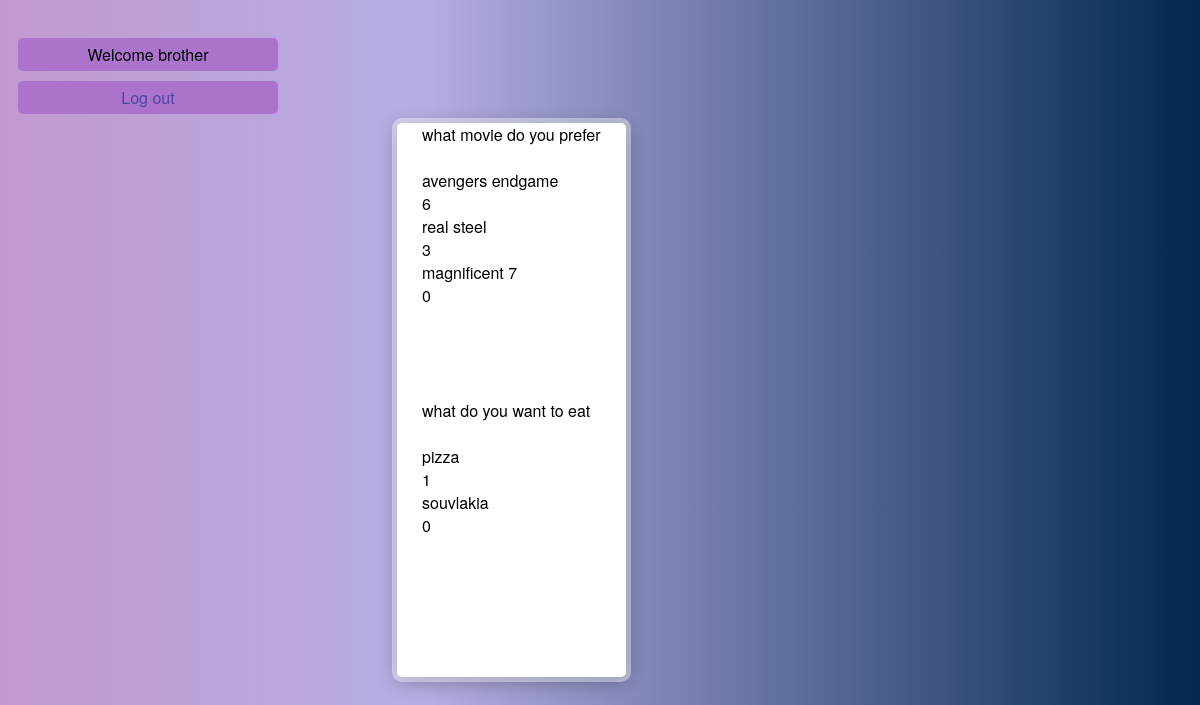
/results.php (signed in), run on the app's committed database.
### tables this page shows
CREATE TABLE `ballot` (
  `idballot` int(11) NOT NULL,
  `name` varchar(30) NOT NULL,
  `description` varchar(30) NOT NULL,
  `canditate1` varchar(30) DEFAULT NULL,
  `count1` int(11) DEFAULT NULL,
  `canditate2` varchar(30) DEFAULT NULL,
  `count2` int(11) DEFAULT NULL,
  `canditate3` varchar(30) DEFAULT NULL,
  `count3` int(11) DEFAULT NULL,
  `canditate4` varchar(30) DEFAULT NULL,
  `count4` int(11) DEFAULT NULL,
  `canditate5` varchar(30) DEFAULT NULL,
  `count5` int(11) DEFAULT NULL,
  `canditate6` varchar(30) DEFAULT NULL,
  `count6` int(11) DEFAULT NULL,
  `canditate7` varchar(30) DEFAULT NULL,
  `count7` int(11) DEFAULT NULL,
  `canditate8` varchar(30) DEFAULT NULL,
  `count8` int(11) DEFAULT NULL,
  `canditate9` varchar(30) DEFAULT NULL,
  `count9` int(11) DEFAULT NULL,
  `canditate10` varchar(30) DEFAULT NULL,
  `count10` int(11) DEFAULT NULL,
  `canditate11` varchar(30) DEFAULT NULL,
  `count11` int(11) DEFAULT NULL,
  `canditate12` varchar(30) DEFAULT NULL,
  `count12` int(11) DEFAULT NULL,
  `canditate13` varchar(30) DEFAULT NULL,
  `count13` int(11) DEFAULT NULL,
  `canditate14` varchar(30) DEFAULT NULL,
  `count14` int(11) DEFAULT NULL,
  `canditate15` varchar(30) DEFAULT NULL,
  `count15` int(11) DEFAULT NULL,
  `canditate16` varchar(30) DEFAULT NULL,
  `count16` int(11) DEFAULT NULL,
  `canditate17` varchar(30) DEFAULT NULL,
  `count17` int(11) DEFAULT NULL,
  `canditate18` varchar(30) DEFAULT NULL,
  `count18` int(11) DEFAULT NULL,
  `canditate19` varchar(30) DEFAULT NULL,
  `count19` int(11) DEFAULT NULL,
  `canditate20` varchar(30) DEFAULT NULL,
  `count20` int(11) DEFAULT NULL
);

### results.php (the view, shortened to what this page needs)
<?php
include_once 'connection.php';
?>
<div class="menu">
<?php
if(isset($_COOKIE['surname'])){
	echo "Welcome " . $_COOKIE['surname'];
	echo "<br>";
}
?>
</div>
<!DOCTYPE html>
<html>
    <head>
	   <link rel="stylesheet" type="text/css" href="stylesheet-ballot.css"></link>
    </head>
    <body>
	<div class="menu">
	<a href='/logout.php'>Log out</a>
	</div>
	<br>
	<br>
	<div class="container">
	<div id="pshfos">
<?php
$array=mysqli_query($connection,"SELECT name FROM ballot");
	$i=0;
	while ($row=mysqli_fetch_array($array)){
		$name1[$i]=$row['name'];
		$i++;
	}
	$result=mysqli_query($connection,"SELECT * FROM ballot ");
	$count=mysqli_num_rows($result);
	if ($count>=1){
	$array=mysqli_query($connection,"SELECT description, canditate1, count1, canditate2, count2, canditate3, count3, canditate4, count4, canditate5, count5, canditate6, count6, canditate7, count7, canditate8, count8, canditate9, count9, canditate10, count10, canditate11, count11, canditate12, count12, canditate13, count13, canditate14, count14, canditate15, count15, canditate16, count16, canditate17, count17, canditate18, count18, canditate19, count19, canditate20, count20  FROM ballot WHERE name='$name1[0]' ");
	while ($row=mysqli_fetch_array($array)){
		$disc=$row['description'];
		$canditate1=$row['canditate1'];
		$count1=$row['count1'];
		$canditate2=$row['canditate2'];
		$count2=$row['count2'];
		$canditate3=$row['canditate3'];
		$count3=$row['count3'];
	}
	echo $disc;
	echo "<br>";
	echo "<br>";
	if(is_null($canditate1)) {
	}else{
	echo $canditate1;
	echo "<br>";
	echo $count1;
	}
	echo "<br>";
	if(is_null($canditate2)) {
	}else{
	echo $canditate2;
	echo "<br>";
	echo $count2;
	}
	echo "<br>";
	if(is_null($canditate3)) {
	}else{
	echo $canditate3;
	echo "<br>";
	echo $count3;
	}
	echo "<br>";
	echo "<br>";
	echo "<br>";
	echo "<br>";
	echo "<br>";
	}
	if ($count>=2){
	$array=mysqli_query($connection,"SELECT description, canditate1, count1, canditate2, count2, canditate3, count3, canditate4, count4, canditate5, count5, canditate6, count6, canditate7, count7, canditate8, count8, canditate9, count9, canditate10, count10, canditate11, count11, canditate12, count12, canditate13, count13, canditate14, count14, canditate15, count15, canditate16, count16, canditate17, count17, canditate18, count18, canditate19, count19, canditate20, count20  FROM ballot WHERE name='$name1[1]' ");
	while ($row=mysqli_fetch_array($array)){
		$disc=$row['description'];
		$canditate1=$row['canditate1'];
		$count1=$row['count1'];
		$canditate2=$row['canditate2'];
		$count2=$row['count2'];
	}
	echo $disc;
	echo "<br>";
	echo "<br>";
	if(is_null($canditate1)) {
	}else{
	echo $canditate1;
	echo "<br>";
	echo $count1;
	}
	echo "<br>";
	if(is_null($canditate2)) {
	}else{
	echo $canditate2;
	echo "<br>";
	echo $count2;
	}
	echo "<br>";
	echo "<br>";
	echo "<br>";
	echo "<br>";
	echo "<br>";
	echo "<br>";
	}
?>
</div>
</div>
</body>
</html>

### stylesheet-ballot.css (style rules this page uses)
body { background: rgb(195,152,208); background: linear-gradient(90deg, rgba(195,152,208,1) 0%, rgba(83,65,189,0.42370451598608194) 35%, rgba(0,39,77,1) 100%); font-family: "Helvetica Neue", Helvetica, Arial; padding-top: 20px; }
.menu { width: 406px; max-width: 250px; background: #ab73cc; border-radius: 5px; margin: 10px; text-align: center; padding: 5px; }
.menu a { text-decoration: none; font-family: "Helvetica Neue", Helvetica, Arial; padding: 0.2em 0.1em; color: #4a47a3; }
.container { width: 406px; max-width: 406px; margin: 0 auto; position: absolute; top: 50%; left: 50%; transform: translate(-50%, -50%); }
#pshfos { padding: 0px 25px 25px; background: #fff; box-shadow: 0px 0px 0px 5px rgba( 255,255,255,0.4 ), 0px 4px 20px rgba( 0,0,0,0.33 ); -moz-border-radius: 5px; -webkit-border-radius: 5px; border-radius: 5px; display: table; position: static; }

### data on the page
ballot: description "what movie do you prefer", canditate1 "avengers endgame", count1 "6", canditate2 "real steel", count2 "3", canditate3 "magnificent 7", count3 "0"
ballot: description "what do you want to eat", canditate1 "pizza", count1 "1", canditate2 "souvlakia", count2 "0"

### other printed values
$_COOKIE['surname'] "brother"
